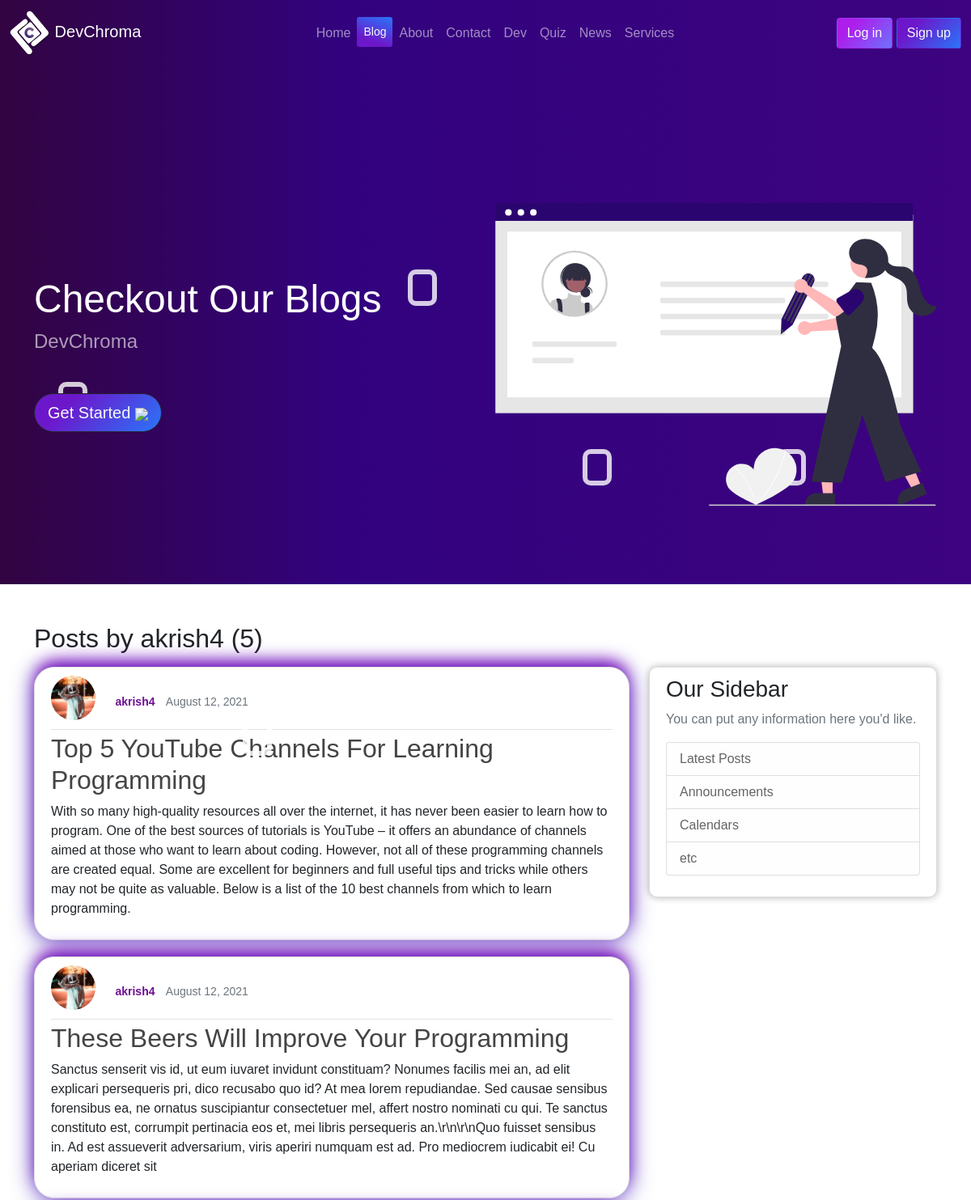
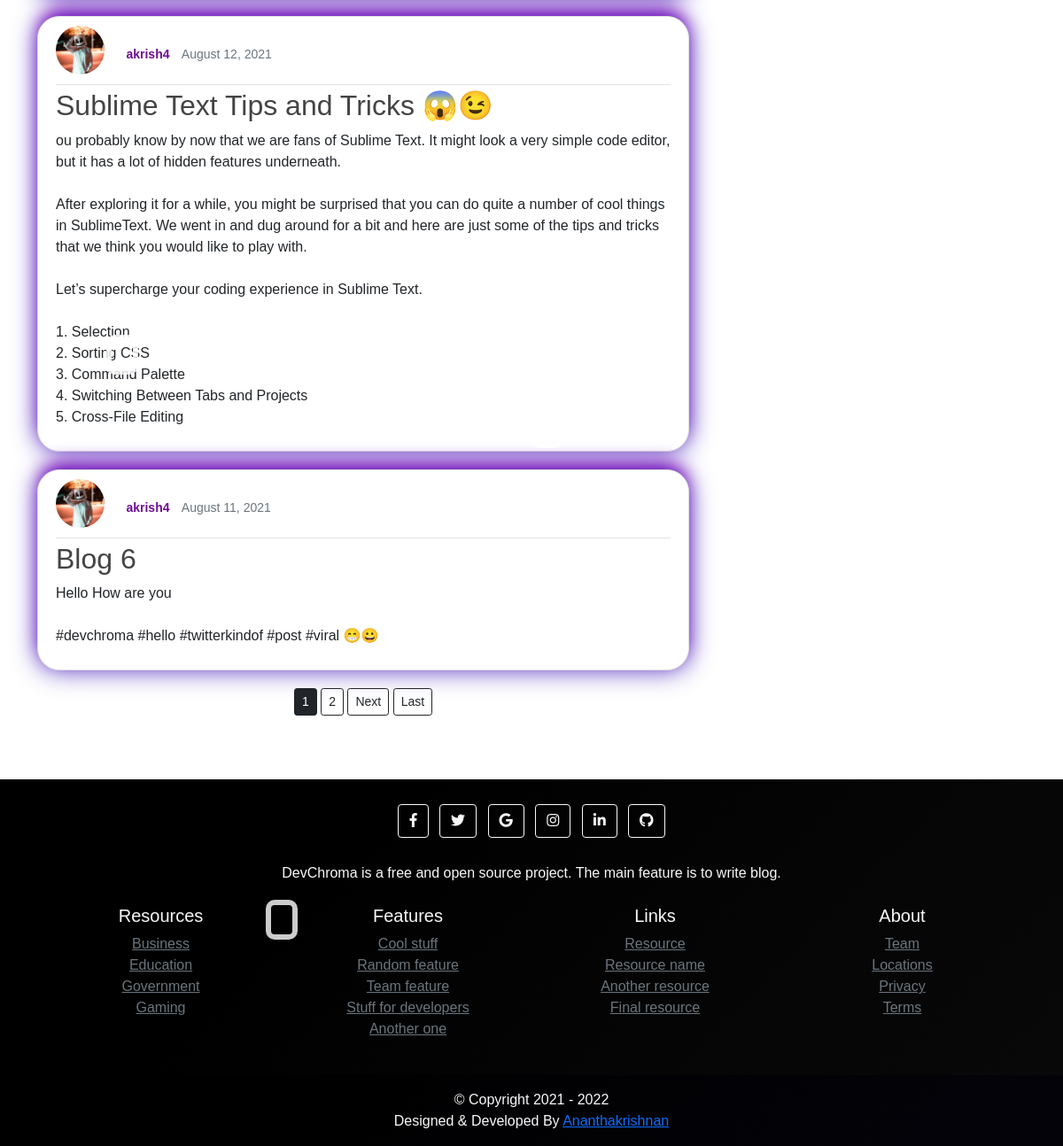
/blog/user/akrish4, run on the app's committed database (2 pictures, top to bottom).
### blog/models.py (models this page shows, shortened)
class Post(models.Model):
    title = models.CharField(max_length=100)
    content = models.TextField()
    date_posted = models.DateTimeField(default=timezone.now)
    author = models.ForeignKey(User , on_delete=models.CASCADE)

### app/models.py (models this page shows, shortened)
class Profile(models.Model):
    user = models.OneToOneField(User, on_delete=models.CASCADE)
    image = models.ImageField(default='default.jpg' , upload_to='profile_pics')

### blog/views.py (the view)
# urls.py: path('user/<str:username>', UserPostListView.as_view(), name='user-posts'),
class UserPostListView(ListView):
    model = Post
    template_name = 'blog/user_posts.html' # <app>/<model>_<viewtype>.html
    context_object_name = 'posts'
    paginate_by = 4
    def get_queryset(self):
        user = get_object_or_404(User, username=self.kwargs.get('username'))
        return Post.objects.filter(author=user).order_by('-date_posted')

### templates/blog/user_posts.html (shortened to what this page needs)
{% extends 'base.html' %}
{% load static %}
{% block blog %}
active   text-light  btn-sm "  style="background-color: #2876f9;
          background-image: linear-gradient(200deg, #2876f9 0%, #6d17cb 74%);"
{% endblock blog %}
{% block intro %}
Checkout Our Blogs
{% endblock intro %}
{% block href %}
href="/about"
{% endblock href %}
{% block intro-image %}
<img src="{% static 'images/wall.svg' %}"  class="img-fluid animated" alt="hero-img1">
{% endblock intro-image %}
{% block body %}
<br><br>
<main role="main" class="container">
<h2 class="mb-3 ">Posts by {{ view.kwargs.username }} ({{ page_obj.paginator.count }})</h2>
  <div class="row">
    <div class="col-md-8">
      {% for post in posts %}
       <article class="media content-section1">
                <div class="media-body">
                  <div class="article-metadata">
                   <img class="rounded-circle article-img" src="{{ post.author.profile.image.url }}">
                    <a class="text1" href="{% url 'user-posts' post.author.username %}">{{ post.author }}</a> &nbsp;
                    <small class="text-muted">{{ post.date_posted|date:"F d, Y" }}</small>
                  </div>
                  <h2><a class="article-title" href=" {% url 'post-detail' post.id %} ">{{ post.title }}</a></h2>
                  <p class="article-content">{{ post.content }}</p>
                </div>
        </article>
      {% endfor %}
      <center>
       {% if is_paginated %}
      {% for num in page_obj.paginator.page_range %}
        {% if page_obj.number == num %}
          <a class="btn btn-dark mb-4 btn-sm" href="?page={{ num }}">{{ num }}</a>
        {% elif num > page_obj.number|add:'-3' and num < page_obj.number|add:'3' %}
          <a class="btn btn-outline-dark mb-4 btn-sm" href="?page={{ num }}">{{ num }}</a>
        {% endif %}
      {% endfor %}
      {% if page_obj.has_next %}
        <a class="btn btn-outline-dark mb-4 btn-sm" href="?page={{ page_obj.next_page_number }}">Next</a>
        <a class="btn btn-outline-dark mb-4 btn-sm" href="?page={{ page_obj.paginator.num_pages }}">Last</a>
      {% endif %}
    {% endif %}
    </center>
    </div>
    <div class="col-md-4">
      <div class="content-section">
        <h3>Our Sidebar</h3>
        <p class='text-muted'>You can put any information here you'd like.
          <ul class="list-group">
            <li class="list-group-item list-group-item-light">Latest Posts</li>
            <li class="list-group-item list-group-item-light">Announcements</li>
            <li class="list-group-item list-group-item-light">Calendars</li>
            <li class="list-group-item list-group-item-light">etc</li>
          </ul>
        </p>
      </div>
    </div>
  </div>
</main>
  <br><br>
{% endblock body %}

### static/assets/css/style.css (style rules this page uses)
.content-section { background: #ffffff; padding: 10px 20px; border: 1px solid #dddddd; border-radius: 3px; margin-bottom: 20px; border-radius: 10px; box-shadow: 0px 0px 10px rgba(0, 0, 0,0.2); }
.content-section1 { background: #ffffff; padding: 10px 20px; border: 1px solid #dddddd; border-radius: 3px; margin-bottom: 20px; border-radius: 10px; box-shadow: 0px 0px 28px rgba(120, 19, 187, 0.8), 0 -10px 20px -5px #9725f5; }
.article-title { color: #444444; text-decoration: none; }
.article-content { white-space: pre-line; }
.article-img { height: 65px; width: 65px; margin-right: 16px; }
.article-metadata { padding-bottom: 1px; margin-bottom: 4px; border-bottom: 1px solid #e3e3e3; text-decoration: none; }
.article-metadata .text1 { color: rgb(110, 13, 148); text-decoration: none; font-size: 13px; font-weight: bold; }

### data on the page
Post: author.profile.image (picture), author "akrish4", date_posted "August 12, 2021", title "Top 5 YouTube Channels For Learning Programming", content "With so many high-quality resources all over the internet, it has never been easier to learn how to program. One of the best sources of tutorials is YouTube – it offers an abundance of channels aimed at those who want to learn about coding. However, not all of these programming channels are created equal. Some are excellent for beginners and full useful tips and tricks while others may not be quite as valuable. Below is a list of the 10 best channels from which to learn programming."
Post: author.profile.image (picture), author "akrish4", date_posted "August 12, 2021", title "These Beers Will Improve Your Programming", content "Sanctus senserit vis id, ut eum iuvaret invidunt constituam? Nonumes facilis mei an, ad elit explicari persequeris pri, dico recusabo quo id? At mea lorem repudiandae. Sed causae sensibus forensibus ea, ne ornatus suscipiantur consectetuer mel, affert nostro nominati cu qui. Te sanctus constituto est, corrumpit pertinacia eos et, mei libris persequeris an.\\r\\n\\r\\nQuo fuisset sensibus in. Ad est assueverit adversarium, viris aperiri numquam est ad. Pro mediocrem iudicabit ei! Cu aperiam diceret sit"
Post: author.profile.image (picture), author "akrish4", date_posted "August 12, 2021", title "Sublime Text Tips and Tricks 😱😉", content "ou probably know by now that we are fans of Sublime Text. It might look a very simple code editor, but it has a lot of hidden features underneath. After exploring it for a while, you might be surprised that you can do quite a number of cool things in SublimeText. We went in and dug around for a bit and here are just some of the tips and tricks that we think you would like to play with. Let’s supercharge your coding experience in Sublime Text. 1. Selection 2. Sorting CSS 3. Command Palette 4. Switching Between Tabs and Projects 5. Cross-File Editing"
Post: author.profile.image (picture), author "akrish4", date_posted "August 11, 2021", title "Blog 6", content "Hello How are you #devchroma #hello #twitterkindof #post #viral 😁😀"

### other printed values
{{ view.kwargs.username }} "akrish4"
{{ page_obj.paginator.count }} "5"
{{ num }} "1"
{{ num }} "2"
